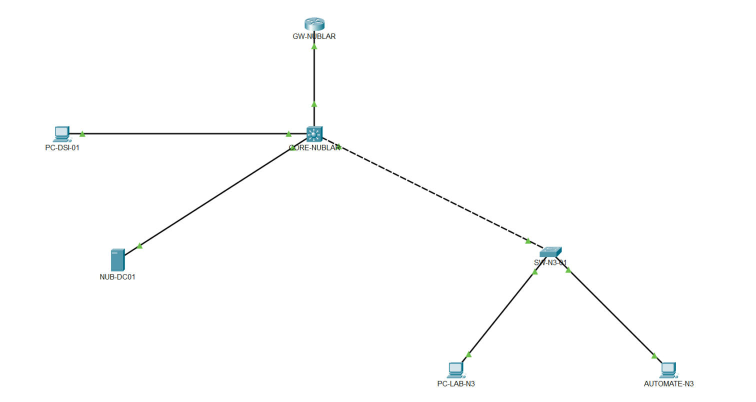
#> input picture img/projet00/brut/01-topologie-pt.png, 1512 x 803 px, found by its file name (shown at 1/2 size)
$ python annotate.py 01-topologie-pt.png 02-t1-ipconfig.png
#> lines starting #> are read from the running program, lines starting #| are printed output that depends on the picture
"""Annote les captures du Projet 00 : cadres, etiquettes et fleches rouges.
Usage : python -I annotate.py <dossier brut> <dossier sortie>
"""
import math
import os
import sys

from PIL import Image, ImageDraw, ImageFont

RED = (214, 40, 40)
WHITE = (255, 255, 255)
FONT = "C:/Windows/Fonts/segoeuib.ttf"

# Chaque capture : band = hauteur d'un bandeau blanc ajoute en bas (0 = aucun)
# boxes = cadres (x0, y0, x1, y1) ; tags = etiquettes (x, y, largeur max, texte, cible ou None)
SPEC = {
    "01-topologie-pt.png": dict(size=22, band=0, boxes=[], tags=[
        (660, 150, 420, "Transit VLAN 300 · G0/0 ↔ F0/7", (632, 175)),
        (110, 175, 260, "VLAN 10 · F0/4", (360, 266)),
        (40, 380, 260, "VLAN 200 · F0/1", (420, 402)),
        (860, 290, 560, "Trunk 802.1Q · câble croisé · F0/5 ↔ F0/1", (850, 392)),
        (690, 600, 230, "VLAN 30 · F0/2", (995, 628)),
        (1250, 545, 230, "VLAN 70 · F0/3", (1228, 630)),
    ]),
    "02-t1-ipconfig.png": dict(size=19, band=0, boxes=[
        (488, 196, 645, 222), (488, 271, 632, 297), (488, 296, 656, 322), (488, 396, 656, 422),
    ], tags=[
        (700, 180, 420, "Bail obtenu : 1re adresse du pool VLAN10-ADMIN", (645, 209)),
        (700, 250, 420, "Passerelle = SVI Vlan10 du cœur", (632, 284)),
        (700, 302, 420, "Serveur DHCP dans un autre VLAN (200)", (656, 309)),
        (700, 395, 420, "DNS = NUB-DC01", (656, 409)),
    ]),
    "03-t3-t8-ping.png": dict(size=20, band=0, boxes=[
        (10, 100, 672, 200), (10, 450, 696, 550),
    ], tags=[
        (780, 110, 450, "T3 : quatre réponses du serveur (VLAN 200)", (672, 150)),
        (780, 440, 460, "T8 : refusé. C'est la passerelle 10.10.10.1 qui répond « unreachable », pas le poste visé", (696, 500)),
    ]),
    "04-core-vlan-brief.png": dict(size=18, band=0, boxes=[
        (650, 104, 722, 130), (28, 255, 612, 305),
    ], tags=[
        (735, 6, 385, "F0/6 : déclaré en trunk mais sans câble, il reste affiché dans le VLAN 1", (700, 104)),
        (660, 400, 450, "VLAN 30 et 70 : aucun port d'accès, ils arrivent par le trunk F0/5, absent de la liste", (612, 290)),
    ]),
    "05-core-svi.png": dict(size=16, band=0, boxes=[
        (26, 60, 1022, 85), (26, 185, 1000, 210),
    ], tags=[
        (1040, 25, 290, "Vlan1 éteinte volontairement (shutdown)", (1022, 72)),
        (1040, 140, 290, "Vlan300 up/up : le trunk F0/5 porte aussi le VLAN 300", (1000, 197)),
    ]),
    "06-gw-ip-route.png": dict(size=19, band=0, boxes=[
        (26, 230, 466, 256), (26, 296, 562, 347), (26, 380, 856, 430),
    ], tags=[
        (520, 222, 380, "Aucune route par défaut", (466, 243)),
        (640, 285, 560, "Deux routes de retour seulement : VLAN 10 et VLAN 200. Rien vers 10.10.30.0 ni 10.10.70.0", (562, 322)),
        (900, 392, 440, "Le transit, directement connecté", (856, 405)),
    ]),
    "07-dc01-dhcp.png": dict(size=19, band=90, boxes=[
        (800, 30, 870, 52), (300, 320, 480, 377), (14, 380, 1562, 408),
    ], tags=[
        (885, 28, 300, "Service DHCP sur On", (870, 41)),
        (470, 440, 520, "Passerelle du pool = adresse de la SVI qui relaie", (390, 377)),
        (1020, 440, 520, "serverPool : étendue par défaut, non créée par la fiche", (1200, 408)),
    ]),
    "08-a17-access-lists.png": dict(size=18, band=0, boxes=[
        (803, 80, 992, 105), (748, 130, 914, 155), (748, 180, 966, 205),
        (748, 205, 914, 230), (748, 230, 914, 255), (80, 105, 737, 130),
    ], tags=[
        (1015, 150, 310, "Compteurs : relier chacun aux essais qui l'ont fait bouger", (966, 192)),
        (1015, 103, 310, "Pas de compteur", (737, 117)),
        (1015, 250, 310, "Les refus ne sont jamais comptés", None),
    ]),
    "09-a13-web.png": dict(size=20, band=0, boxes=[
        (124, 16, 272, 44), (14, 146, 1560, 192), (14, 607, 436, 640),
    ], tags=[
        (330, 8, 640, "Requête HTTP ouverte depuis AUTOMATE-N3 (VLAN 70)", (272, 30)),
        (700, 230, 520, "Page de recette laissée par le prestataire", (900, 192)),
        (520, 600, 480, "La page annonce un autre service : FTP", (436, 623)),
    ]),
    "10-a16-telnet.png": dict(size=19, band=0, boxes=[
        (10, 54, 340, 80), (10, 154, 340, 180), (10, 104, 652, 130), (10, 204, 652, 230),
    ], tags=[
        (720, 30, 520, "Connexion Telnet (TCP 23) acceptée par l'équipement…", (340, 67)),
        (720, 150, 520, "… puis refermée aussitôt. Packet Tracer n'affiche pas le message « Password required » de l'IOS réel", (652, 217)),
    ]),
}


def wrap(draw, text, font, width):
    words, lines, cur = text.split(), [], ""
    for w in words:
        test = (cur + " " + w).strip()
        if draw.textlength(test, font=font) <= width:
            cur = test
        else:
            lines.append(cur)
            cur = w
    lines.append(cur)
    return lines


def arrow(draw, start, end, width=4):
    draw.line([start, end], fill=RED, width=width)
    ang = math.atan2(end[1] - start[1], end[0] - start[0])
    size = 14
    p1 = (end[0] - size * math.cos(ang - 0.45), end[1] - size * math.sin(ang - 0.45))
    p2 = (end[0] - size * math.cos(ang + 0.45), end[1] - size * math.sin(ang + 0.45))
    draw.polygon([end, p1, p2], fill=RED)


def nearest_edge(rect, target):
    x0, y0, x1, y1 = rect
    return (min(max(target[0], x0), x1), min(max(target[1], y0), y1))


def render(src, dst, spec):
#> called with src = '01-topologie-pt.png/01-topologie-pt.png', dst = '02-t1-ipconfig.png/01-topologie-pt.png'
    im = Image.open(src).convert("RGB")
#> im is the input picture: PIL image 1512x803 RGB; mean R, G, B 252.6, 253, 253
    if spec["band"]:
        big = Image.new("RGB", (im.width, im.height + spec["band"]), WHITE)
        big.paste(im, (0, 0))
        im = big
    draw = ImageDraw.Draw(im)
    font = ImageFont.truetype(FONT, spec["size"])
    for b in spec["boxes"]:
        draw.rectangle(b, outline=RED, width=4)
    pad = 7
    line_h = spec["size"] + 6
    for x, y, maxw, text, target in spec["tags"]:
        lines = wrap(draw, text, font, maxw - 2 * pad)
        w = max(draw.textlength(l, font=font) for l in lines) + 2 * pad
        h = len(lines) * line_h + 2 * pad - 4
        rect = (x, y, x + w, y + h)
        if target:
            arrow(draw, nearest_edge(rect, target), target)
        draw.rounded_rectangle(rect, radius=6, fill=RED)
        for i, l in enumerate(lines):
            draw.text((x + pad, y + pad - 2 + i * line_h), l, font=font, fill=WHITE)
#> this loop made 6 passes
#> (lines, w, x0 in nearest_edge, y0 in nearest_edge, x1 in nearest_edge, y1 in nearest_edge, ang in arrow, p1 in arrow) on passes 1, 2, 3, 5, 6: (['Transit VLAN 300 · G0/0 ↔ F0/7'], 356.1, 660, 150, 1016.1, 188, 3.14, (644.6, 168.9)), (['VLAN 10 · F0/4'], 177.4, 110, 175, 287.4, 213, 0.63, (346.2, 263.5)), (['VLAN 200 · F0/1'], 191.4, 40, 380, 231.4, 418, 0, (407.4, 408.1)), (['VLAN 30 · F0/2'], 177.4, 690, 600, 867.4, 638, 0, (982.4, 634.1)), (['VLAN 70 · F0/3'], 177.4, 1250, 545, 1427.4, 583, 2.01, (1227.8, 616))
#> (w, x0 in nearest_edge, y0 in nearest_edge, x1 in nearest_edge, y1 in nearest_edge, ang in arrow, p1 in arrow, p2 in arrow) on pass 4: (463.1, 860, 290, 1323.1, 328, 1.73, (845.9, 378.6), (858, 380.5))
    im.save(dst)
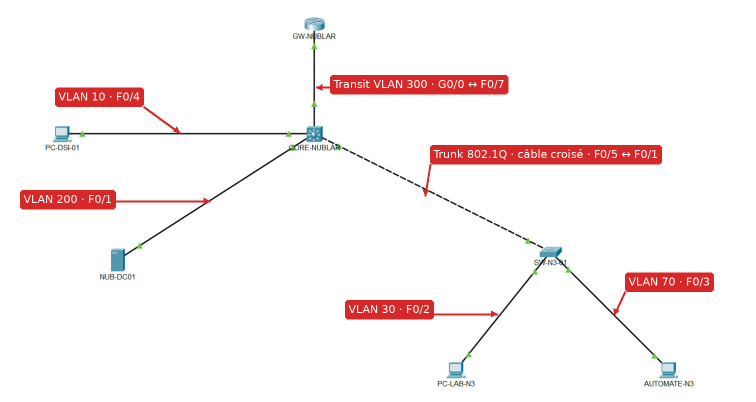
#> saved as 01-topologie-pt.png: PIL image 1512x803 RGB (shown at 1/2 size); mean R, G, B 250.7, 243, 243


if __name__ == "__main__":
    src_dir, out_dir = sys.argv[1], sys.argv[2]
    for name, spec in SPEC.items():
        render(os.path.join(src_dir, name), os.path.join(out_dir, name), spec)
        print("ok", name)
#> pass 2 of the loop `for name, spec in SPEC.items():`:
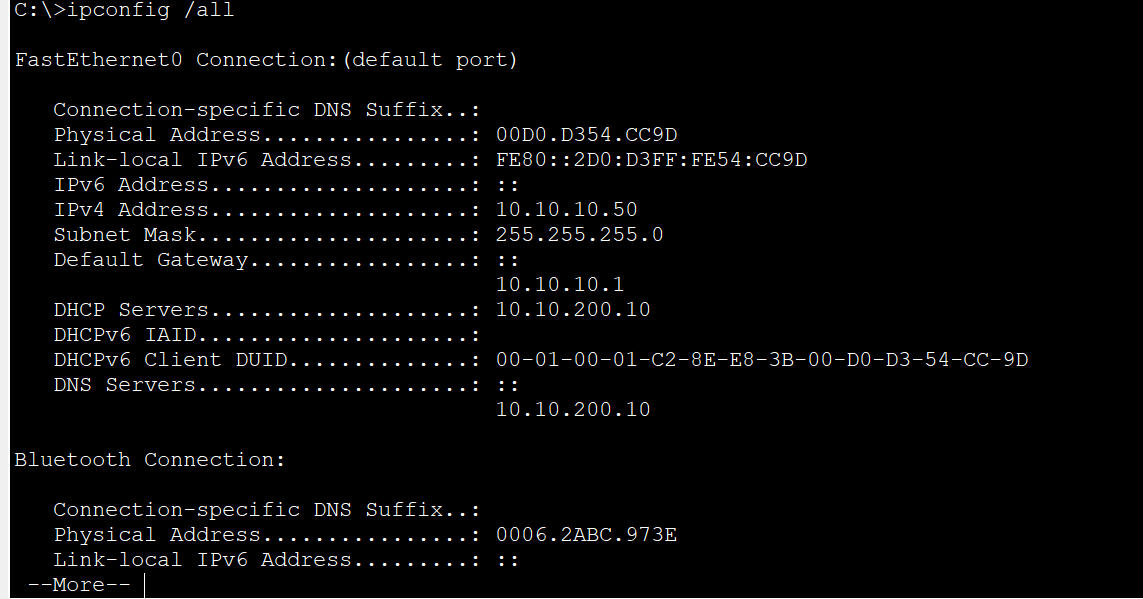
#> input picture img/projet00/brut/02-t1-ipconfig.png, 1143 x 599 px, found by its file name
#> in render, im is the input picture: PIL image 1143x599 RGB; mean R, G, B 9.8, 9.6, 10
#> the loop in render (call 2), `for x, y, maxw, text, target in spec["tags"]:` made 4 passes
#> (lines, w, h, rect, y0 in nearest_edge, x1 in nearest_edge, y1 in nearest_edge, p1 in arrow) on passes 1 to 3: (['Bail obtenu : 1re adresse du pool', 'VLAN10-ADMIN'], 329, 60, (700, 180, 1029, 240), 180, 1029, 240, (657.6, 202.9)), (['Passerelle = SVI Vlan10 du cœur'], 325.9, 35, (700, 250, 1025.9, 285), 250, 1025.9, 285, (644.6, 277.9)), (['Serveur DHCP dans un autre VLAN (200)'], 400.6, 35, (700, 302, 1100.6, 337), 302, 1100.6, 337, (668.6, 302.9))
#> in render (call 2), `im.save(dst)`:
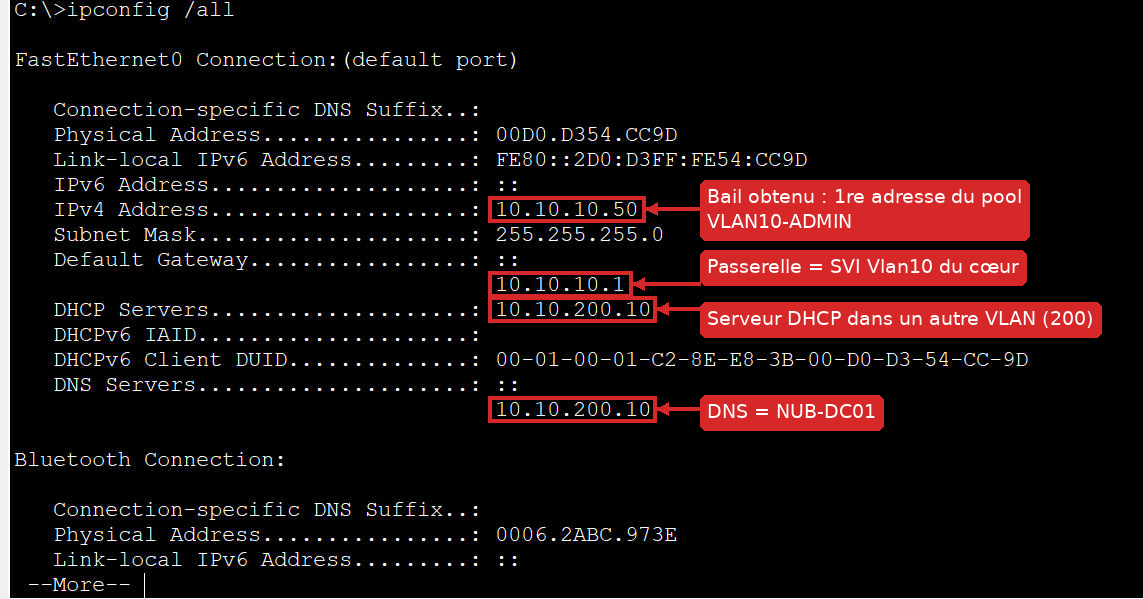
#> saved as 02-t1-ipconfig.png: PIL image 1143x599 RGB; mean R, G, B 28.6, 14.7, 15.1
#> pass 3 of the loop `for name, spec in SPEC.items():`:
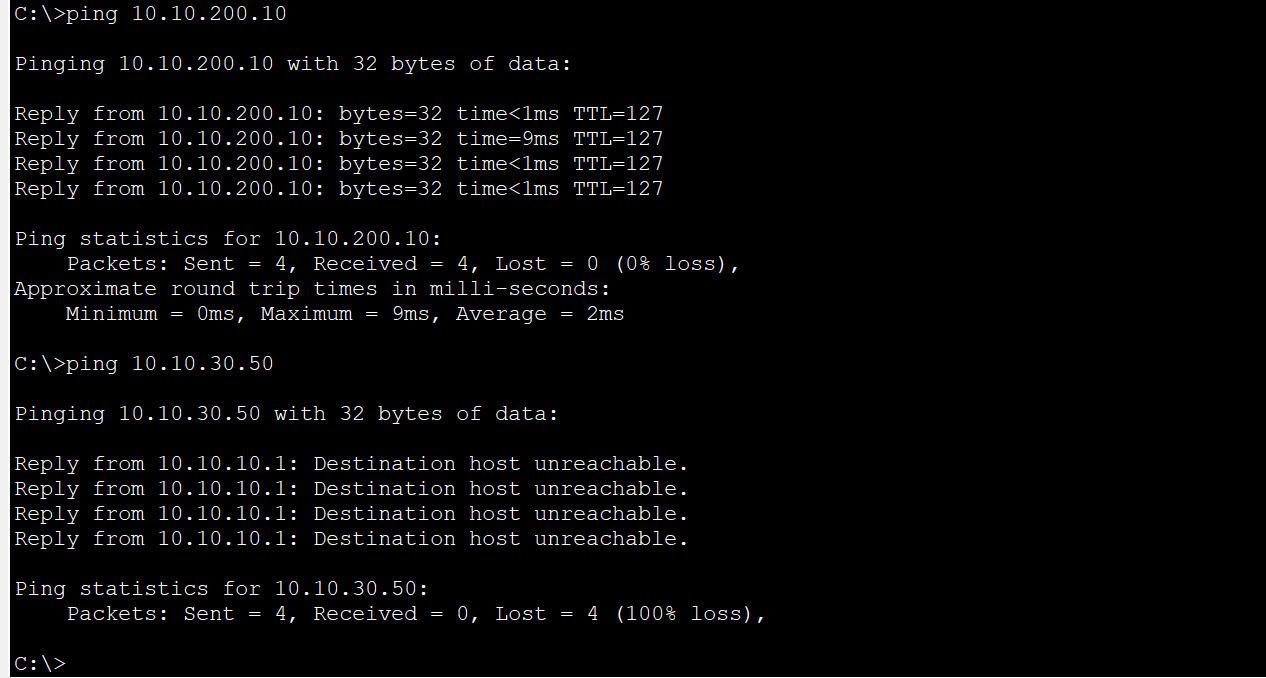
#> input picture img/projet00/brut/03-t3-t8-ping.png, 1266 x 678 px, found by its file name
#> in render, im is the input picture: PIL image 1266x678 RGB; mean R, G, B 9.8, 9.6, 10
#> the loop in render (call 3), `for x, y, maxw, text, target in spec["tags"]:` made 2 passes
#> (lines, w, h, x0 in nearest_edge, y0 in nearest_edge, x1 in nearest_edge, y1 in nearest_edge, ang in arrow) on pass 1: (['T3 : quatre réponses du serveur (VLAN', '200)'], 403.4, 62, 780, 110, 1183.4, 172, 3.14)
#> in render (call 3), `im.save(dst)`:
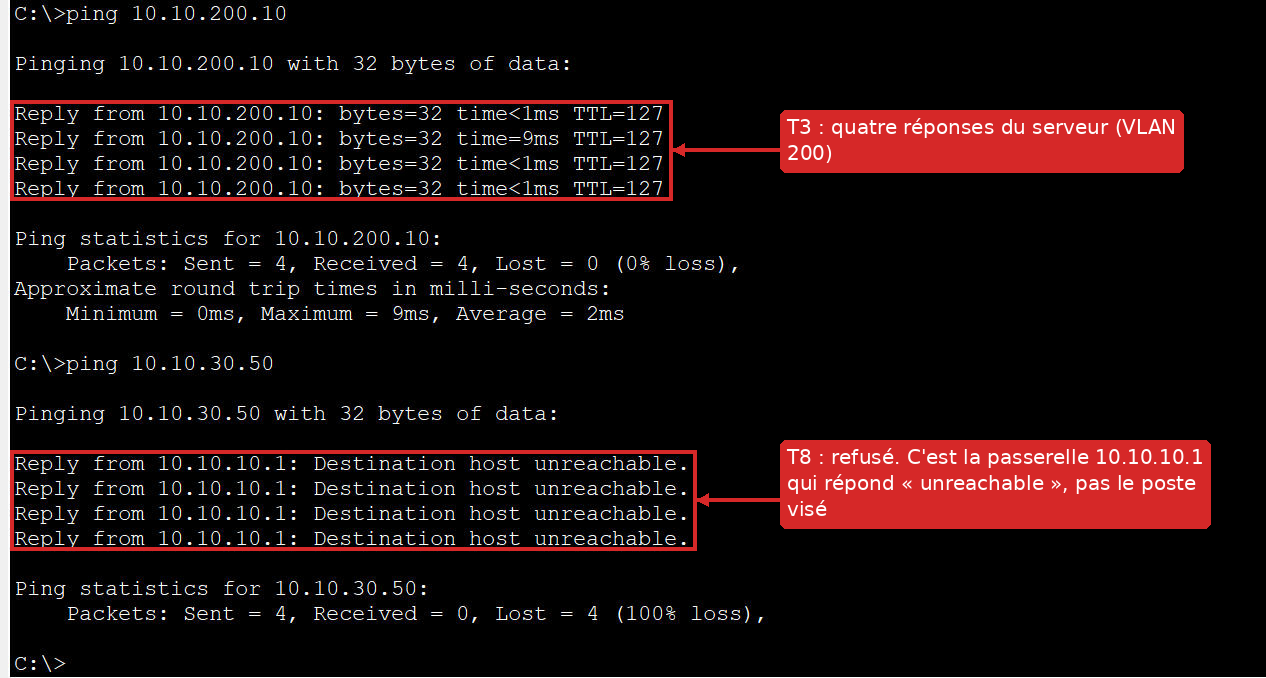
#> saved as 03-t3-t8-ping.png: PIL image 1266x678 RGB; mean R, G, B 29.2, 14.5, 14.9
#> (the run stopped early here; a loop or call above may not have finished)
